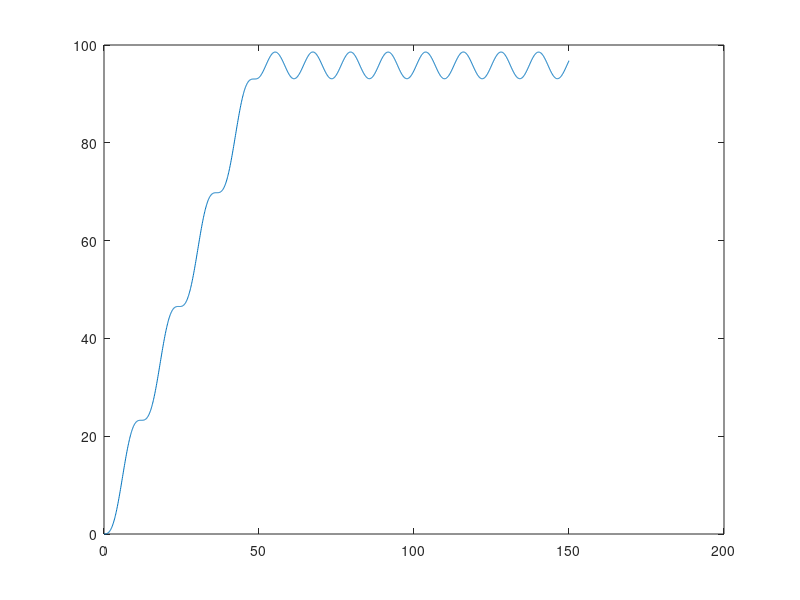
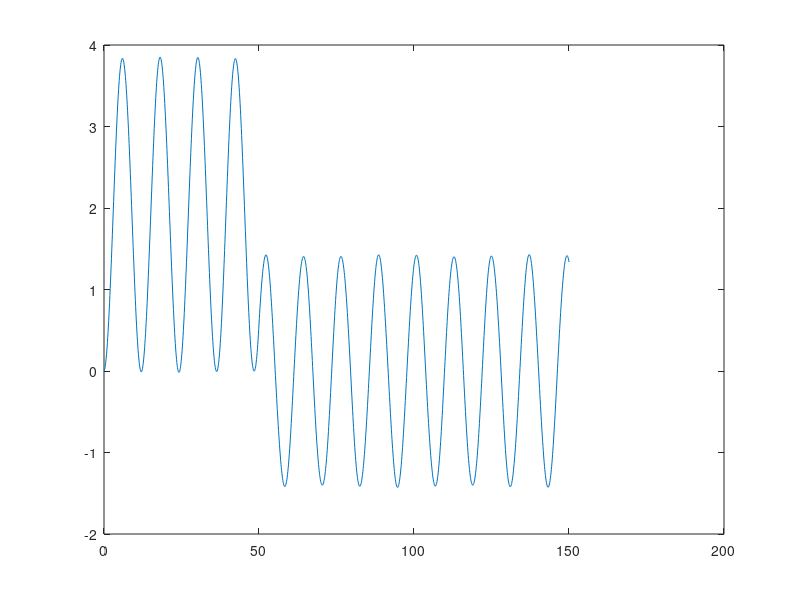
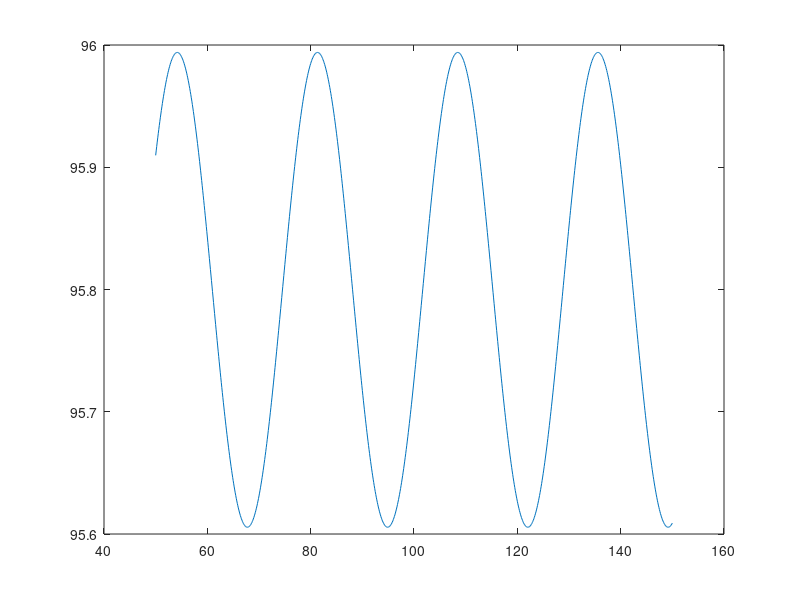
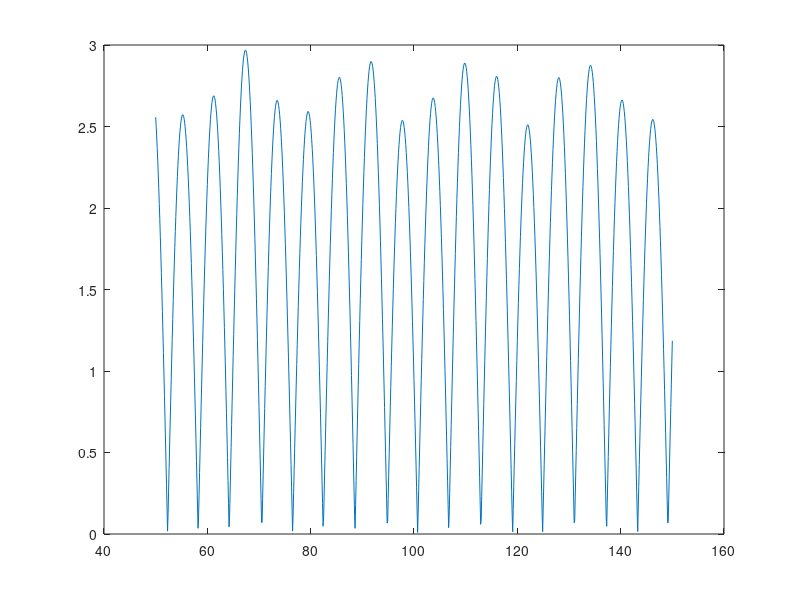

MATLAB code for these plots, in order:
function repaso
  ti=0; dt=1/10; tf=150; td=50;
  t=ti:dt:tf;
  it=0;
  #Funcion g
  for i=ti:dt:tf
    it=it+1;

    y(it)=g(i);
  endfor

  K=zeros(5);
  for i=1:5
    K(i,i)=2;
  endfor
  for i=1:4
    K(i,i+1)=-1;
    K(i+1,i)=-1;
  endfor

  b=[5;8;9;8;5];
  b=(50/18)*b;

  M=zeros(5);
  for i=1:5
    M(i,i)=1;
  endfor

  #Diferencia Central
  zA=zeros(5,1);
  dz=zeros(5,1);
  zV=zeros(5,1);
  it2=0;

  for i=ti:dt:tf
    it2=it2+1;

    zN=2*zA-zV+(dt^2)*(b*g(i)-K*zA);
    m(:,it2)=zN;
    zV=zA;
    zA=zN;
  endfor

  #Graficar z3
  z3=m(3,:);
  figure(1);
  plot(t,z3);

  #Calcular y Graficar v3
  v3=derivadaprimera(z3,dt);
  figure(2);
  plot(t,v3);

  #Aproximacion
  t2=td:dt:tf;
  z32=z3(501:1501); %Usando m=(t/dt)+1
  n2=length(t2);
  Fi=ones(n2,3);
  it3=0;
  it4=0;
  for i=td:dt:tf
    it3=it3+1;
    Fi(it3,2)=f1(i);
    Fi(it3,3)=f2(i);
  endfor
  a=inv(Fi'*Fi)*Fi'*z32';
  for i=td:dt:tf
    it4=it4+1;

    Fa(it4)=a(1)*1+a(2)*f1(i)+a(3)*f2(i);
  endfor
  disp("vector Fi'*Fi"); disp(Fi'*Fi);
  disp("vector de coeficientes"); disp(a);
  figure(3);
  plot(t2,Fa);

  dif=abs(z32-Fa);
  figure(4);
  plot(t2,dif);
endfunction
#Funcion g
function y=g(x)
  if x<=50
    y=(1/50)*x;
  else
    y=1;
  endif
endfunction
#Derivada Primera
function VD=derivadaprimera(vec,dx)
  n=length(vec);
  VD=zeros(n,1);
  VD(1)=((-3/(2*dx))*vec(1))+(2/dx)*vec(2)-(1/(2*dx))*vec(3);
  for i=2:(n-1)
    VD(i)=(vec(i+1)-vec(i-1))/(2*dx);
  endfor
  VD(n)=(3/(2*dx))*vec(n)-(2/dx)*vec(n-1)+(1/(2*dx))*vec(n-2);
endfunction
#Funciones Aproximacion
function y1=f1(x)
  y1=sin((2*pi*x)/27.142);
endfunction
function y2=f2(x)
  y2=cos((2*pi*x)/27.142);
endfunction
